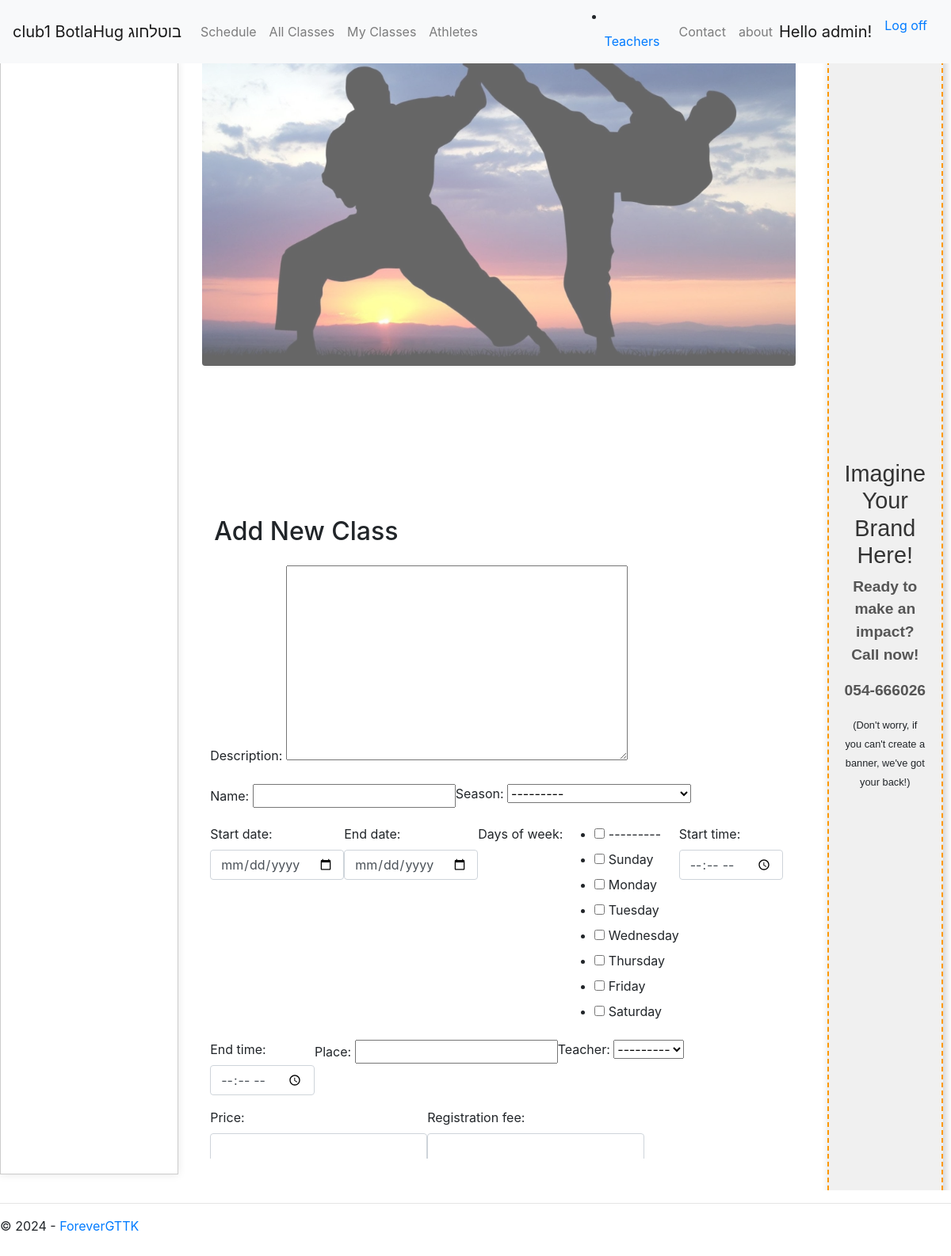
Screenshot of /club/club1/manage/newClass/ (signed in) with the database file from the repository.
### app/models.py (models this page shows, shortened)
class BaseModel(models.Model):
    ID = models.UUIDField(default=uuid.uuid4, editable=False, unique=True, primary_key=True)
    created_by = models.ForeignKey(User, on_delete=models.SET_NULL, null=True)
    created_at = models.DateTimeField(auto_now_add=True, editable=False)
    last_updated = models.DateTimeField(auto_now=True)
    description = models.TextField(null=True, blank=True)
    class Meta:
        abstract = True

class Clubs(BaseModel):
    name = models.CharField(max_length=255, unique=True)
    topic = models.ForeignKey(Topics, on_delete=models.CASCADE, null=True, related_name='clubs')
    location = models.CharField(max_length=255, null=True, blank=True)
    web_name = models.CharField(max_length=100, unique=True)
    contact_email = models.EmailField(null=True, blank=True)
    contact_phone = models.CharField(max_length=15, null=True, blank=True)
    contact_person = models.CharField(max_length=255, null=True, blank=True)
    class Meta:
        permissions = [
            ("view_club", "Can view club details"),
            ("manage_club", "Can manage club details"),
            ("manage_club_design", "Can edit club design"),
            ("manage_club_articles", "Can manage articles for the club"),
        ]
    def get_club(self):
        image = get_object_or_404(Images, club=self.ID, page='home', name='logo')
        return {
            'ID': str(self.ID),
            'name': self.name,
            'location': self.location,
            'photo': image.image,
            'contact_email': self.contact_email,
            'contact_phone': self.contact_phone,
            'contact_person': self.contact_person,
        }

class Images(BaseModel):
    image = models.ImageField(upload_to='images/', null=False, blank=False)
    club = models.ForeignKey('Clubs', on_delete=models.CASCADE, related_name='images')
    page = models.CharField(max_length=100)
    name = models.CharField(max_length=100, null=True, blank=True)

class Season(BaseModel):
    club = models.ForeignKey('Clubs', on_delete=models.CASCADE, related_name='seasons')
    start_date = models.DateField()
    end_date = models.DateField()
    is_active = models.BooleanField(default=True)
    class Meta:
        ordering = ['-start_date']
    def __str__(self):
        return f"{self.club.name} Season {self.start_date.year} - {self.end_date.year}"

### BotLaHug/views.py (the view)
# urls.py: path('club/<str:club_name>/manage/newClass/', clubViews.manage_class, name='add_class'),
def manage_class(request,club_name):
    return edit_class(request, club_name=club_name,class_id=None)

### app/forms.py (shortened to what this page needs)
class ClassForm(forms.ModelForm):
    class Meta:
        model = Class
        exclude = ['created_by']
        widgets = {
            'start_date': forms.DateInput(attrs={'type': 'date', 'class': 'form-control'}),
            'end_date': forms.DateInput(attrs={'type': 'date', 'class': 'form-control'}),
            'start_time': forms.TimeInput(attrs={'type': 'time', 'class': 'form-control'}),
            'end_time': forms.TimeInput(attrs={'type': 'time', 'class': 'form-control'}),
            'days_of_week': forms.CheckboxSelectMultiple(),
            'price': forms.NumberInput(attrs={'class': 'form-control'}),
            'registration_fee': forms.NumberInput(attrs={'class': 'form-control'}),
        }

### BotLaHug/views.py (called while the page is built)
def is_manager(user):
    return user.groups.filter(name='Manager').exists()

def page_render(request, page_address, context, club_name):
    context['easterEgg'] = datetime.now().minute % 2 == 0
    app_name = re.split(r'_|(?=[A-Z])', os.path.splitext(os.path.basename(page_address))[0])
    title = ' '.join(word.capitalize() if context['easterEgg'] else word.lower() for word in app_name)
    context.update(
        {
            'name': club_name,
            'title': title,
            'year': datetime.now().year,
        }
    )
    return render(request, page_address, context)

### BotLaHug/templates/BotLaHug/manager_pages/class_form.html (shortened to what this page needs)
{% extends "BotLaHug/layout.html" %}
{% block content %}
<div class="mb-4" style="overflow: hidden; height: 30vh;">
    <img src="../../../../../{{ club_logo_url }}" alt="{{ club_name }} logo" class="img-fluid rounded shadow-sm" style="width: 100%; object-fit: cover; opacity: 0.6; margin-top: -10%;">
</div>
<div class="container mt-5">
    <h2>{{ is_editing|yesno:"Edit Class,Add New Class" }}</h2>
    <form method="post" class="mt-4">
        <div class="form-row">
            {{ form.as_p }}
        </div>
    </form>
</div>
{% endblock %}

### BotLaHug/templates/BotLaHug/layout.html (shortened to what this page needs)
<!DOCTYPE html>
<html>
<head>
    {% load static %}
    <link href="https://stackpath.bootstrapcdn.com/bootstrap/4.5.2/css/bootstrap.min.css" rel="stylesheet">
</head>
<body class="bud">
    <nav class="navbar navbar-expand-lg navbar-light bg-light fixed-top">
        {% if user.is_authenticated %}
        <a class="navbar-brand" href="/club/{{name}}/">{{name}} BotlaHug בוטלחוג</a>
        {% else %}
        <a class="navbar-brand" href="/club/{{name}}/"> {{name}}  </a>
        {% endif %}
        <div class="collapse navbar-collapse" id="navbarNav">
            {% include 'BotLaHug/loggedelements.html' %}
            <ul class="navbar-nav ml-auto" style="margin-inline:14px;">
                <li class="nav-item">
                    <a class="nav-link" href="/club/{{name}}/contact/">Contact</a>
                </li>
                <li class="nav-item">
                    <a class="nav-link" href="/club/{{name}}/about/">about</a>
                </li>
                {% include 'BotLaHug/loginpartial.html' %}
            </ul>
        </div>
    </nav>
    <div class="sidebar-container">
        <div class="centered-div">
        </div>
        <div class=" body-content">
            {% block content %}{% endblock %}
        </div>
        <div>
            {% block adv %}
            {% if user.is_authenticated %}
            {% include 'BotLaHug/features/defult_adv.html' %}
            {% endif %}
            {% endblock %}
        </div>
    </div>
    <footer>
        <hr />
        <p>&copy; {{ year }} - <a href="{% url 'contact' %}">ForeverGTTK</a></p>
    </footer>
</body>
</html>

### BotLaHug/templates/BotLaHug/loginpartial.html (shortened to what this page needs)
{% if user.is_authenticated %}
<form id="logoutForm" action="/logout/" method="post" class="navbar-right">
    <ul class="nav navbar-nav navbar-right">
        <li><span class="navbar-brand">Hello {{ user.username }}!</span></li>
        <li><a href="javascript:document.getElementById('logoutForm').submit()">Log off</a></li>
    </ul>
</form>
{% else %}
<ul class="nav navbar-nav navbar-right">
    <li><a href="{% url 'login' %}">Log in</a></li>
</ul>
{% endif %}

### BotLaHug/templates/BotLaHug/layout.html (style rules this page uses)
.bud { min-height: 100vh; margin: 0; padding: 0; overflow-y: hidden; }
.sidebar-container { display: grid; grid-template-columns: 2fr 7fr 1fr; column-gap: 10px; margin-top: 56px; overflow-y: hidden; }
.centered-div { padding: 20px; background-color: #fff; border: 1px solid #ccc; box-sizing: border-box; margin-top: 20px; height: 80vh; margin-bottom: 20px; box-shadow: 0px 0px 10px rgba(0, 0, 0, 0.1); }
.body-content { height: 80vh; padding: 20px; box-sizing: border-box; overflow-y: scroll; }

### rows the page displays
Clubs: web_name "club1"
Images: image (picture)

### other values shown
{{ user.username }} "admin"
{{ is_editing|yesno:"Edit Class,Add New Class" }} "Add New Class"
